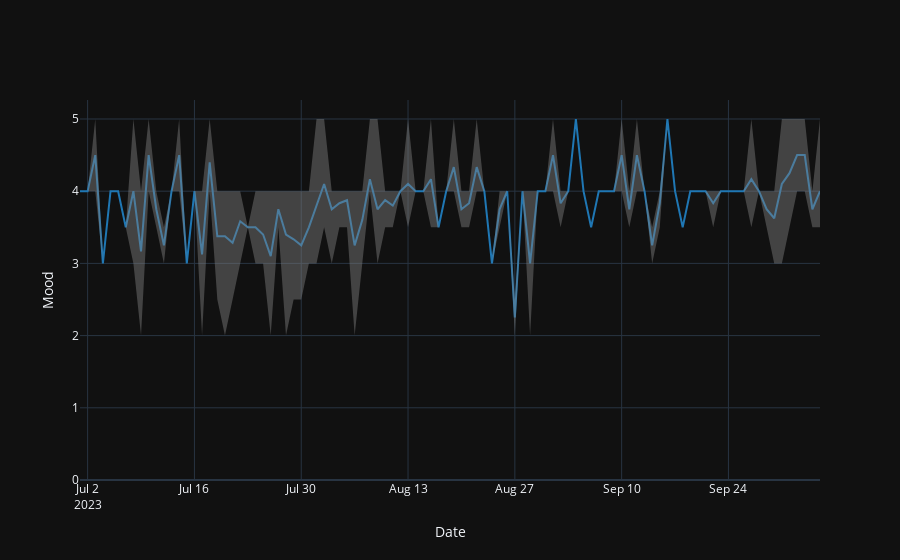

The code cell stored with this chart in its notebook:
### Markdown cell above
## Mood graph

### Code cell
df.mood_graph()
